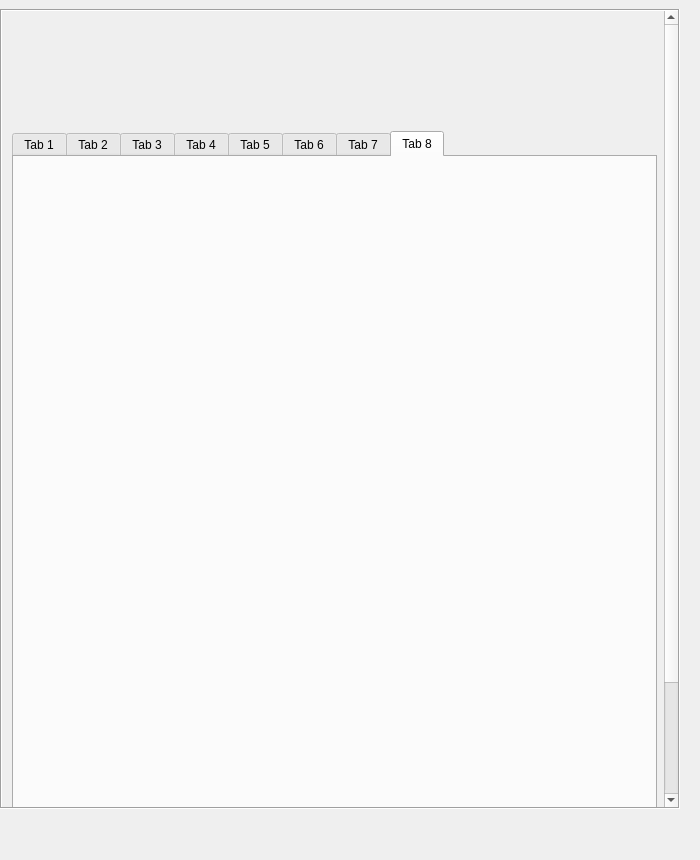
<?xml version="1.0" encoding="UTF-8"?>
<ui version="4.0">
 <class>SpiriitDockWidgetBase</class>
 <widget class="QDockWidget" name="SpiriitDockWidgetBase">
  <property name="windowModality">
   <enum>Qt::NonModal</enum>
  </property>
  <property name="geometry">
   <rect>
    <x>0</x>
    <y>0</y>
    <width>700</width>
    <height>860</height>
   </rect>
  </property>
  <property name="minimumSize">
   <size>
    <width>350</width>
    <height>458</height>
   </size>
  </property>
  <property name="maximumSize">
   <size>
    <width>700</width>
    <height>860</height>
   </size>
  </property>
  <property name="windowTitle">
   <string>GeoMelba Spirit</string>
  </property>
  <widget class="QWidget" name="dockWidgetContents">
   <property name="minimumSize">
    <size>
     <width>350</width>
     <height>430</height>
    </size>
   </property>
   <property name="maximumSize">
    <size>
     <width>700</width>
     <height>860</height>
    </size>
   </property>
   <widget class="QScrollArea" name="scrollArea">
    <property name="geometry">
     <rect>
      <x>0</x>
      <y>9</y>
      <width>680</width>
      <height>800</height>
     </rect>
    </property>
    <property name="minimumSize">
     <size>
      <width>0</width>
      <height>0</height>
     </size>
    </property>
    <property name="maximumSize">
     <size>
      <width>680</width>
      <height>800</height>
     </size>
    </property>
    <property name="frameShape">
     <enum>QFrame::Box</enum>
    </property>
    <property name="sizeAdjustPolicy">
     <enum>QAbstractScrollArea::AdjustToContents</enum>
    </property>
    <property name="widgetResizable">
     <bool>false</bool>
    </property>
    <widget class="QWidget" name="scrollAreaWidgetContents">
     <property name="geometry">
      <rect>
       <x>0</x>
       <y>0</y>
       <width>660</width>
       <height>930</height>
      </rect>
     </property>
     <property name="minimumSize">
      <size>
       <width>0</width>
       <height>0</height>
      </size>
     </property>
     <property name="maximumSize">
      <size>
       <width>660</width>
       <height>930</height>
      </size>
     </property>
     <widget class="QTabWidget" name="tabWidget">
      <property name="enabled">
       <bool>true</bool>
      </property>
      <property name="geometry">
       <rect>
        <x>10</x>
        <y>120</y>
        <width>645</width>
        <height>800</height>
       </rect>
      </property>
      <property name="maximumSize">
       <size>
        <width>650</width>
        <height>800</height>
       </size>
      </property>
      <property name="baseSize">
       <size>
        <width>0</width>
        <height>0</height>
       </size>
      </property>
      <property name="tabPosition">
       <enum>QTabWidget::North</enum>
      </property>
      <property name="currentIndex">
       <number>7</number>
      </property>
      <property name="documentMode">
       <bool>false</bool>
      </property>
      <widget class="QWidget" name="tab">
       <attribute name="title">
        <string>Tab 1</string>
       </attribute>
      </widget>
      <widget class="QWidget" name="tab_2">
       <attribute name="title">
        <string>Tab 2</string>
       </attribute>
      </widget>
      <widget class="QWidget" name="tab_3">
       <attribute name="title">
        <string>Tab 3</string>
       </attribute>
      </widget>
      <widget class="QWidget" name="tab_4">
       <attribute name="title">
        <string>Tab 4</string>
       </attribute>
      </widget>
      <widget class="QWidget" name="tab_5">
       <attribute name="title">
        <string>Tab 5</string>
       </attribute>
      </widget>
      <widget class="QWidget" name="tab_6">
       <attribute name="title">
        <string>Tab 6</string>
       </attribute>
      </widget>
      <widget class="QWidget" name="tab_7">
       <attribute name="title">
        <string>Tab 7</string>
       </attribute>
      </widget>
      <widget class="QWidget" name="tab_8">
       <attribute name="title">
        <string>Tab 8</string>
       </attribute>
      </widget>
     </widget>
    </widget>
   </widget>
  </widget>
 </widget>
 <resources/>
 <connections/>
</ui>
